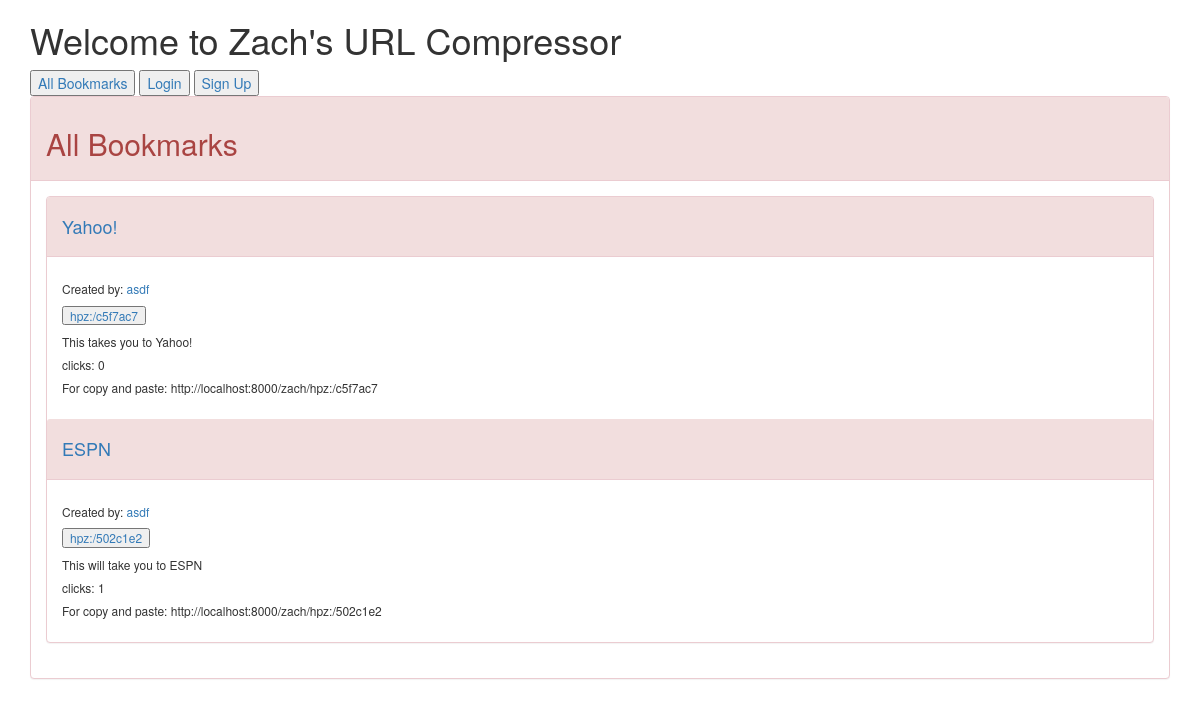
Before: /user/1 with the older database file.
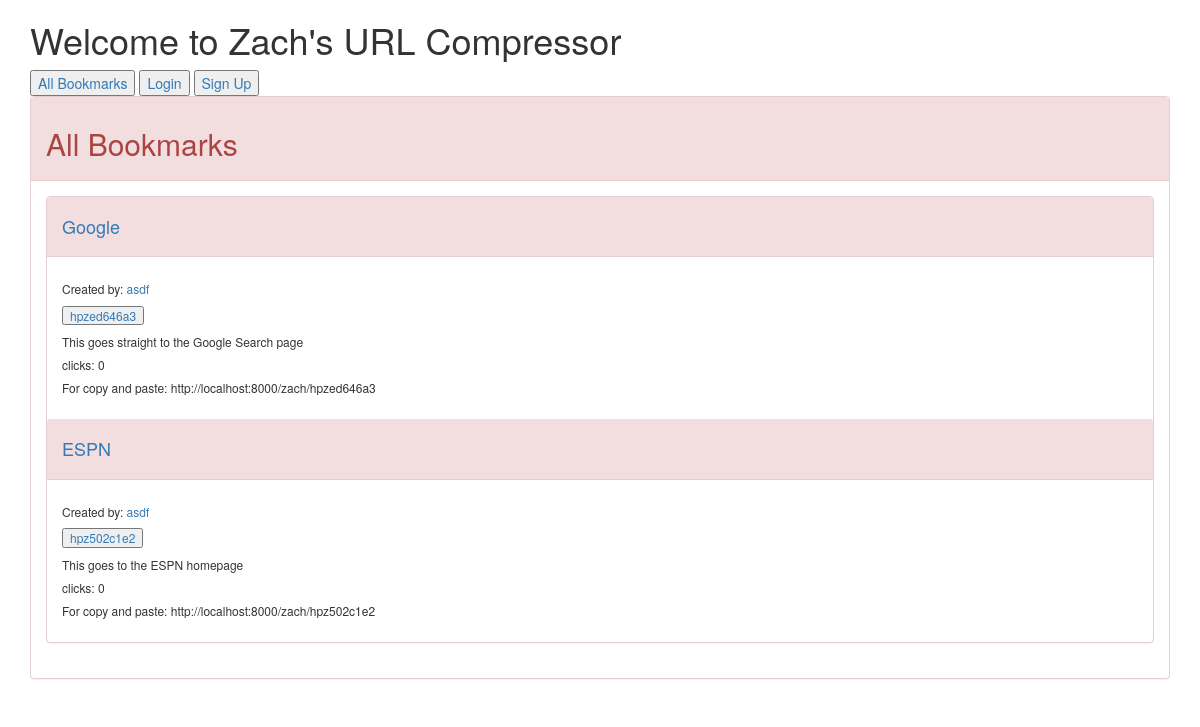
After: the same page with the newer database file.
### compressor/models.py (models this page shows)
class Bookmark(models.Model):
    author = models.ForeignKey(User)
    long_url = models.URLField()
    short_url = models.CharField(max_length=50 )
    created = models.DateTimeField(auto_now_add=True)
    description = models.TextField(null=True)
    title = models.CharField(max_length=25)
    objects = BookmarkManager()
    @property
    def click_count(self):
        return self.click_set.all().count()
    class Meta:
        ordering = ["-created"]

### compressor/views.py (the view)
# urls.py: url(r'^user/(?P<pk>\d+)$', UserBookmarkListView.as_view(), name="user_bookmark_list"),
class UserBookmarkListView(ListView):
    model = Bookmark
    def get_queryset(self):
        user_id = self.kwargs.get("pk")
        return self.model.objects.filter(author__id=user_id)

### compressor/templates/compressor/bookmark_list.html (shortened to what this page needs)
{% extends 'base.html' %}
{% block content %}
        <div class="row">
            <div class="col-md-12">
                <div class="panel panel-danger">
                    <div class="panel-heading">
                        <h2>All Bookmarks</h2>
                    </div>
                    <div class="panel-body">
                    <div class="panel panel-danger">
                            {% for bookmark in object_list %}
                            <div class="panel-heading">
                                <h4>
                                    <a href="{% url 'bookmark_detail' bookmark.id %}">
                                        {{ bookmark.title}}
                                    </a>
                                </h4>
                            </div>
                            <div class="panel-body">
                                <h6> Created by:
                                    <a href="{% url 'user_bookmark_list' bookmark.author_id%}">
                                        {{ bookmark.author }}
                                    </a>
                                </h6>
                                <h6>
                                    <form action="{% url 'click' bookmark.id %}" method="post">
                                        <a href="{{ bookmark.long_url }}">
                                            <input type="submit" value="{{ bookmark.short_url }}">
                                        </a>
                                    </form>
                                </h6>
                                <h6>{{ bookmark.description }}</h6>
                                <h6>clicks: {{ bookmark.click_count }}</h6>
                                <H6>For copy and paste: http://localhost:8000/zach/{{ bookmark.short_url }}</H6>
                            </div>
                            {% endfor %}
                            </div>
                        </div>
                    </div>
                    </div>
                </div>
            </div>
{% endblock %}

Changed rows visible on the page:
removed Bookmark: title "Yahoo!", author "asdf", short_url "hpz:/c5f7ac7", description "This takes you to Yahoo!", click_count "0"
removed Bookmark: title "ESPN", author "asdf", short_url "hpz:/502c1e2", description "This will take you to ESPN", click_count "1"
added Bookmark: title "Google", author "asdf", short_url "hpzed646a3", description "This goes straight to the Google Search page", click_count "0"
added Bookmark: title "ESPN", author "asdf", short_url "hpz502c1e2", description "This goes to the ESPN homepage", click_count "0"
